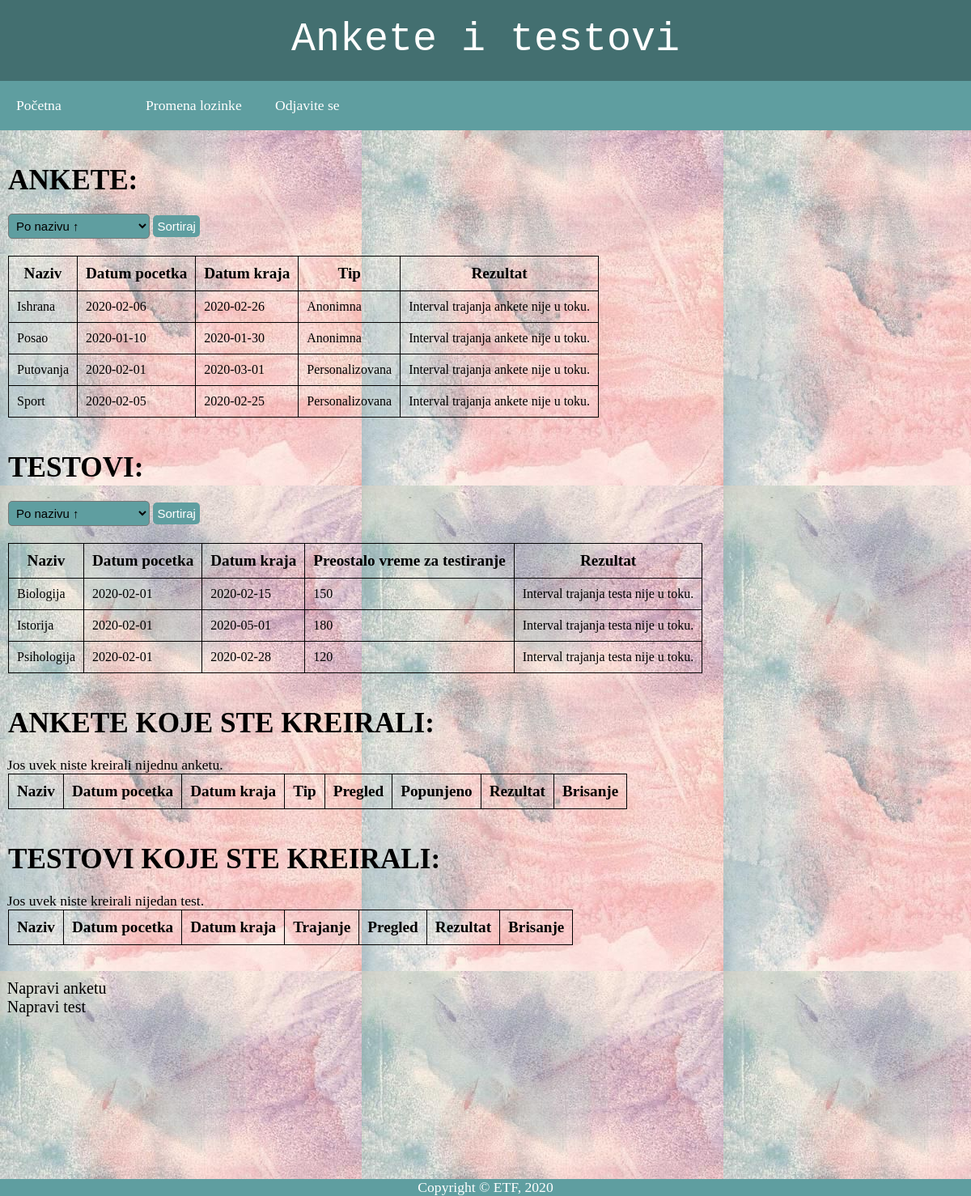
/kreator.php, run on the app's committed database.
### tables this page shows
CREATE TABLE IF NOT EXISTS `ankete` (
  `idAnkete` int(11) NOT NULL AUTO_INCREMENT,
  `naziv` varchar(30) NOT NULL,
  `pocetak` date NOT NULL,
  `kraj` date NOT NULL,
  `tip` varchar(1) NOT NULL COMMENT 'A-anonimna P-personalizovana',
  `kreator` varchar(20) NOT NULL,
  PRIMARY KEY (`idAnkete`),
  KEY `ankete_ibfk_1` (`kreator`)
);

CREATE TABLE IF NOT EXISTS `testovi` (
  `idTesta` int(11) NOT NULL AUTO_INCREMENT,
  `naziv` varchar(30) NOT NULL,
  `pocetak` date NOT NULL,
  `kraj` date NOT NULL,
  `trajanje_sek` int(11) NOT NULL,
  `kreator` varchar(50) NOT NULL,
  PRIMARY KEY (`idTesta`),
  KEY `testovi_ibfk_1` (`kreator`)
);

### kreator.php (the view, shortened to what this page needs)
<?php
include_once("DB.inc.php");
include_once("header.inc.php");
include_once("menu3.inc.php");
?>
<html>
	<head>
		<link type = 'text/css' rel = 'stylesheet' href = 'ispitanik.css'>
	</head>
	<body>
		<br/><br/>
		<h1 style = "margin-left: 10px;">ANKETE:</h1>
		<br/>
		<form method = "POST" action = "<?php echo $_SERVER['PHP_SELF'];?>">
		<select name = "sortiranjeA" id = "sortiranjeA">
			<option value = "1" <?php if ((isset($_POST["sortirajA"]) && $_POST["sortiranjeA"] == "1") || !isset($_POST["sortirajA"])) echo "selected;"?>>Po nazivu ↑</option>
		</select>
		<input type = "submit" class = "btn" name = "sortirajA" value = "Sortiraj">
		<br/><br/>
		<div class = "ankete">
			<table style = "margin-left: 10px;">
				<tr>
					<th>Naziv</th>
					<th>Datum pocetka</th>
					<th>Datum kraja</th>
					<th>Tip</th>
					<th>Rezultat</th>
				</tr>
				<?php
				if (isset($_POST["sortirajA"])) {
					if ($_POST["sortiranjeA"] == "1") {
						$upit1 = "SELECT * FROM ankete ORDER BY naziv ASC";
						$rezultat1 = mysqli_query($konekcija, $upit1)
							or die("Greska u upitu: " .mysqli_errno($konekcija));
					}
					else if ($_POST["sortiranjeA"] == "2") {
						$upit1 = "SELECT * FROM ankete ORDER BY naziv DESC";
						$rezultat1 = mysqli_query($konekcija, $upit1)
							or die("Greska u upitu: " .mysqli_errno($konekcija));
					}
					else if ($_POST["sortiranjeA"] == "3") {
						$upit1 = "SELECT * FROM ankete ORDER BY pocetak ASC";
						$rezultat1 = mysqli_query($konekcija, $upit1)
							or die("Greska u upitu: " .mysqli_errno($konekcija));
					}
					else if ($_POST["sortiranjeA"] == "4") {
						$upit1 = "SELECT * FROM ankete ORDER BY pocetak DESC";
						$rezultat1 = mysqli_query($konekcija, $upit1)
							or die("Greska u upitu: " .mysqli_errno($konekcija));
					}
					else if ($_POST["sortiranjeA"] == "5") {
						$upit1 = "SELECT * FROM ankete ORDER BY kraj ASC";
						$rezultat1 = mysqli_query($konekcija, $upit1)
							or die("Greska u upitu: " .mysqli_errno($konekcija));
					}
					else if ($_POST["sortiranjeA"] == "6") {
						$upit1 = "SELECT * FROM ankete ORDER BY kraj DESC";
						$rezultat1 = mysqli_query($konekcija, $upit1)
							or die("Greska u upitu: " .mysqli_errno($konekcija));
					}
				}
				else {
					$upit1 = "SELECT * FROM ankete ORDER BY naziv ASC";
					$rezultat1 = mysqli_query($konekcija, $upit1)
						or die("Greska u upitu: " .mysqli_errno($konekcija));
				}
				if (mysqli_num_rows($rezultat1) > 0) {
					while ($niz1 = mysqli_fetch_array($rezultat1)) {
					?>
						<tr>
							<td><?php echo $niz1["naziv"];?></td>
							<td><?php echo $niz1["pocetak"];?></td>
							<td><?php echo $niz1["kraj"];?></td>
							<td>
								<?php
								if ($niz1["tip"] == "A")
									echo "Anonimna";
								else if ($niz1["tip"] == "P")
									echo "Personalizovana";
								?>
							</td>
							<td>
								<?php
								$upit = "SELECT * FROM zakljucaj WHERE korisnik='".$_SESSION["username"]."' AND anketa_test='".$niz1['naziv']."'";
								$rezultat = mysqli_query($konekcija, $upit)
									or die("Greska u upitu: " .mysqli_errno($konekcija));
								if (mysqli_num_rows($rezultat) != 0) {
									echo "<center>Anketa je vec popunjena.</center>";
									?>
									<center><a href = 'detaljnijeA.php?anketa=<?php echo $niz1['naziv'];?>'>Detaljnije</a></center>
									<?php
								}
								else {
								$danas = strtotime(date('Y-m-d H:i:s'));
								if ($danas>=strtotime($niz1["pocetak"]) && $danas<=strtotime($niz1["kraj"])) {
								?>
								<center>
								<a href = "popuniAnketu.php?id=<?php echo $niz1["idAnkete"];?>">Popuni</a>
								</center>
								<?php
								}
								else
									echo "Interval trajanja ankete nije u toku.";
								}
								?>
							</td>
						</tr>
					<?php
					}
				}
				else {
					echo "&nbsp;&nbsp;Trenutno nema dostupnih anketa.";
				}
				?>
			</table>
		</div>
		<br/><br/>
		<h1 style = "margin-left: 10px;">TESTOVI:</h1>
		<br/>
		<select id = "sortiranjeT" name = "sortiranjeT">
			<option value = "1" <?php if ((isset($_POST["sortirajT"]) && $_POST["sortiranjeT"] == "1") || !isset($_POST["sortirajT"])) echo "selected;"?>>Po nazivu ↑</option>
		</select>
		<input type = "submit" class = "btn" name = "sortirajT" value = "Sortiraj">
		<br/><br/>
		<div class = "testovi">
			<table style = "margin-left: 10px;">
				<tr>
					<th>Naziv</th>
					<th>Datum pocetka</th>
					<th>Datum kraja</th>
					<th>Preostalo vreme za testiranje</th>
					<th>Rezultat</th>
				</tr>
				<?php
				if (isset($_POST["sortirajT"])) {
				if ($_POST["sortiranjeT"] == "1") {
					$upit2 = "SELECT * FROM testovi WHERE kreator!='".$_SESSION['username']."' ORDER BY naziv ASC";
					$rezultat2 = mysqli_query($konekcija, $upit2)
						or die("Greska u upitu: " .mysqli_errno($konekcija));
				}
				else if ($_POST["sortiranjeT"] == "2") {
					$upit2 = "SELECT * FROM testovi WHERE kreator!='".$_SESSION['username']."' ORDER BY naziv DESC";
					$rezultat2 = mysqli_query($konekcija, $upit2)
						or die("Greska u upitu: " .mysqli_errno($konekcija));
				}
				else if ($_POST["sortiranjeT"] == "3") {
					$upit2 = "SELECT * FROM testovi WHERE kreator!='".$_SESSION['username']."' ORDER BY pocetak ASC";
					$rezultat2 = mysqli_query($konekcija, $upit2)
						or die("Greska u upitu: " .mysqli_errno($konekcija));
				}
				else if ($_POST["sortiranjeT"] == "4") {
					$upit2 = "SELECT * FROM testovi WHERE kreator!='".$_SESSION['username']."' ORDER BY pocetak DESC";
					$rezultat2 = mysqli_query($konekcija, $upit2)
						or die("Greska u upitu: " .mysqli_errno($konekcija));
				}
				else if ($_POST["sortiranjeT"] == "5") {
					$upit2 = "SELECT * FROM testovi WHERE kreator!='".$_SESSION['username']."' ORDER BY kraj ASC";
					$rezultat2 = mysqli_query($konekcija, $upit2)
						or die("Greska u upitu: " .mysqli_errno($konekcija));
				}
				else if ($_POST["sortiranjeT"] == "6") {
					$upit2 = "SELECT * FROM testovi WHERE kreator!='".$_SESSION['username']."' ORDER BY kraj DESC";
					$rezultat2 = mysqli_query($konekcija, $upit2)
						or die("Greska u upitu: " .mysqli_errno($konekcija));
				}
			}
			else {
				$upit2 = "SELECT * FROM testovi WHERE kreator!='".$_SESSION['username']."' ORDER BY naziv ASC";
				$rezultat2 = mysqli_query($konekcija, $upit2)
					or die("Greska u upitu: " .mysqli_errno($konekcija));
			}
				if (mysqli_num_rows($rezultat2) > 0) {
					while ($niz2 = mysqli_fetch_array($rezultat2)) {
					?>
						<tr>
							<td><?php echo $niz2["naziv"];?></td>
							<td><?php echo $niz2["pocetak"];?></td>
							<td><?php echo $niz2["kraj"];?></td>
							<td><?php echo $niz2["trajanje_sek"];?></td>
							<td>
								<?php
								$upit = "SELECT * FROM testovi_izvestaj WHERE test='".$niz2['naziv']."' AND ime='".$_SESSION['ime']."' AND prezime='".$_SESSION['prezime']."'";
								$rezultat = mysqli_query($konekcija, $upit)
									or die("Greska u upitu: " .mysqli_errno($konekcija));
								if (mysqli_num_rows($rezultat) != 0) {
									echo "<br/><center>Test je popunjen.</center>";
									?>
									<br/>
									<center><a href = 'detaljnijeT.php?test=<?php echo $niz2['naziv'];?>'>Detaljnije</a></center>
									<?php
								}
								else {
								$danas = strtotime(date('Y-m-d H:i:s'));
								if ($danas>=strtotime($niz2["pocetak"]) && $danas<=strtotime($niz2["kraj"])) {
								?>
									<center><a href = "popuniTest.php?id=<?php echo $niz2["idTesta"];?>">Popuni</a></center>
								<?php
								}
								else
									echo "Interval trajanja testa nije u toku.";
								}
								?>
							</td>
						</tr>
					<?php
					}
				}
				else {
					echo "&nbsp;&nbsp;Trenutno nema dostupnih testova.";
				}
				?>
			</table>
		</div>
		</form>
		<br/><br/>
		<div class = 'ankete'>
			<h1 style = "margin-left: 10px;">ANKETE KOJE STE KREIRALI:</h1>
			<br/>
			<table style = "margin-left: 10px;">
				<tr>
					<th>Naziv</th>
					<th>Datum pocetka</th>
					<th>Datum kraja</th>
					<th>Tip</th>
					<th>Pregled</th>
					<th>Popunjeno</th>
					<th>Rezultat</th>
					<th>Brisanje</th>
			</table>
		</div>
		<br/><br/>
		<div class = 'testovi'>
			<h1 style = "margin-left: 10px;">TESTOVI KOJE STE KREIRALI:</h1>
			<br/>
			<table style = "margin-left: 10px;">
				<tr>
					<th>Naziv</th>
					<th>Datum pocetka</th>
					<th>Datum kraja</th>
					<th>Trajanje</th>
					<th>Pregled</th>
					<th>Rezultat</th>
					<th>Brisanje</th>
			</table>
		</div>
		<br/><br/>
		&nbsp;&nbsp;<a href = "anketa.php"><span style = "font-size: 20px;">Napravi anketu</span></a>
		<br/>
		&nbsp;&nbsp;<a href = "test.php"><span style = "font-size: 20px;">Napravi test</span></a>
		<br/><br/>
	</body>
</html>
<?php
include('footer.inc.php');
?>

### ispitanik.css (style rules this page uses)
body { font-size: 110%; margin: 0; padding: 0; background: url('pozadina1.jpg'); font-family: Georgia, serif; }
.ankete table, td, th, tr { border: 1px solid black; border-collapse: collapse; padding: 10px; }
.testovi table, td, th, tr { border: 1px solid black; border-collapse: collapse; padding: 10px; }
th { font-size: 120%; }
a:link { text-decoration: none; color: black; }
#sortiranjeA, #sortiranjeT { width: 175px; background-color: #5F9EA0; padding: 5px; font-size: 15px; border-radius: 5px; margin-left: 10px; }
.btn { padding: 5px; font-size: 15px; color: white; background: #5F9EA0; border: none; border-radius: 5px; }

### menu3.inc.php (style rules this page uses)
* { padding: 0; margin: 0; }
body { font-family: sans-serif; }

### data on the page
ankete: naziv "Ishrana", pocetak "2020-02-06", kraj "2020-02-26", tip "Anonimna", shows "Interval trajanja ankete nije u toku."
ankete: naziv "Posao", pocetak "2020-01-10", kraj "2020-01-30", tip "Anonimna", shows "Interval trajanja ankete nije u toku."
ankete: naziv "Putovanja", pocetak "2020-02-01", kraj "2020-03-01", tip "Personalizovana", shows "Interval trajanja ankete nije u toku."
ankete: naziv "Sport", pocetak "2020-02-05", kraj "2020-02-25", tip "Personalizovana", shows "Interval trajanja ankete nije u toku."
testovi: naziv "Biologija", pocetak "2020-02-01", kraj "2020-02-15", trajanje_sek "150", shows "Interval trajanja testa nije u toku."
testovi: naziv "Istorija", pocetak "2020-02-01", kraj "2020-05-01", trajanje_sek "180", shows "Interval trajanja testa nije u toku."
testovi: naziv "Psihologija", pocetak "2020-02-01", kraj "2020-02-28", trajanje_sek "120", shows "Interval trajanja testa nije u toku."
